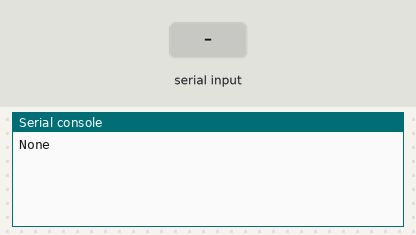
The program below on a simulated Raspberry Pi Pico running MicroPython. On the bench: the last lines printed to the serial console. The inputs (shaded band) are chosen by the test bench.

Above: at 1.2 s.
1.3 s: "1" received over the second serial link
At 2.2 s:
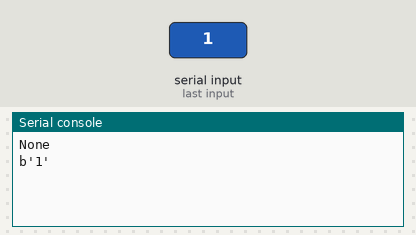
2.8 s: "0" received over the second serial link
At 3.3 s:
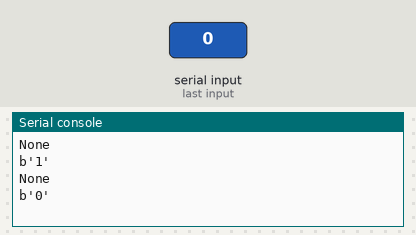
4.3 s: "2" received over the second serial link
At 5.2 s:
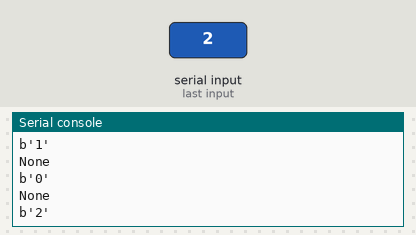

Measured:
- after the input at 1.3 s, the serial console: prints a new line at once (image 1)
- after the input at 2.8 s, the serial console: prints a new line at once (image 2)
- after the input at 4.3 s, the serial console: prints a new line at once (image 3)

The program:

dcctest1.py
```python
from machine import UART, Pin
import time

uart = UART(0)
uart.init(baudrate=115200, tx=Pin(12), rx=Pin(13), txbuf=32, rxbuf=128, timeout=1000)

# cmd = "<t -1 27 10 1>"
cmd = "<s>"
uart.write(cmd)

while True:
    res = uart.read()
    print(res)
    time.sleep_ms(100)
```
